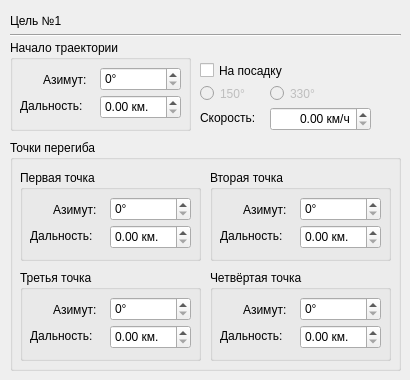
     <widget class="QWidget" name="Target1">
      <widget class="QGroupBox" name="TargetExtremums_1">
       <property name="geometry">
        <rect>
         <x>10</x>
         <y>140</y>
         <width>391</width>
         <height>231</height>
        </rect>
       </property>
       <property name="title">
        <string>Точки перегиба</string>
       </property>
       <widget class="QGroupBox" name="TargetExtremumFirst_1">
        <property name="geometry">
         <rect>
          <x>10</x>
          <y>30</y>
          <width>181</width>
          <height>91</height>
         </rect>
        </property>
        <property name="title">
         <string>Первая точка</string>
        </property>
        <widget class="QLabel" name="LabelTargetAzimuthFinish_1">
         <property name="geometry">
          <rect>
           <x>33</x>
           <y>32</y>
           <width>57</width>
           <height>15</height>
          </rect>
         </property>
         <property name="text">
          <string>Азимут:</string>
         </property>
        </widget>
        <widget class="QSpinBox" name="TargetAzimuthExtremumFirst_1">
         <property name="geometry">
          <rect>
           <x>90</x>
           <y>27</y>
           <width>81</width>
           <height>24</height>
          </rect>
         </property>
         <property name="suffix">
          <string>°</string>
         </property>
        </widget>
        <widget class="QLabel" name="LabelTargetRangeFinish_1">
         <property name="geometry">
          <rect>
           <x>10</x>
           <y>58</y>
           <width>71</width>
           <height>16</height>
          </rect>
         </property>
         <property name="text">
          <string>Дальность:</string>
         </property>
        </widget>
        <widget class="QDoubleSpinBox" name="TargetRangeExtremumFirst_1">
         <property name="geometry">
          <rect>
           <x>90</x>
           <y>55</y>
           <width>81</width>
           <height>24</height>
          </rect>
         </property>
         <property name="suffix">
          <string> км.</string>
         </property>
        </widget>
       </widget>
       <widget class="QGroupBox" name="TargetExtremumSecond_1">
        <property name="geometry">
         <rect>
          <x>200</x>
          <y>30</y>
          <width>181</width>
          <height>91</height>
         </rect>
        </property>
        <property name="title">
         <string>Вторая точка</string>
        </property>
        <widget class="QLabel" name="LabelTargetAzimuthFinish_2">
         <property name="geometry">
          <rect>
           <x>33</x>
           <y>32</y>
           <width>57</width>
           <height>15</height>
          </rect>
         </property>
         <property name="text">
          <string>Азимут:</string>
         </property>
        </widget>
        <widget class="QSpinBox" name="TargetAzimuthExtremumSecond_1">
         <property name="geometry">
          <rect>
           <x>90</x>
           <y>27</y>
           <width>81</width>
           <height>24</height>
          </rect>
         </property>
         <property name="suffix">
          <string>°</string>
         </property>
        </widget>
        <widget class="QLabel" name="LabelTargetRangeFinish_2">
         <property name="geometry">
          <rect>
           <x>10</x>
           <y>58</y>
           <width>71</width>
           <height>16</height>
          </rect>
         </property>
         <property name="text">
          <string>Дальность:</string>
         </property>
        </widget>
        <widget class="QDoubleSpinBox" name="TargetRangeExtremumSecond_1">
         <property name="geometry">
          <rect>
           <x>90</x>
           <y>55</y>
           <width>81</width>
           <height>24</height>
          </rect>
         </property>
         <property name="suffix">
          <string> км.</string>
         </property>
        </widget>
       </widget>
       <widget class="QGroupBox" name="TargetExtremumThird">
        <property name="geometry">
         <rect>
          <x>10</x>
          <y>130</y>
          <width>181</width>
          <height>91</height>
         </rect>
        </property>
        <property name="title">
         <string>Третья точка</string>
        </property>
        <widget class="QLabel" name="LabelTargetAzimuthFinish_3">
         <property name="geometry">
          <rect>
           <x>33</x>
           <y>32</y>
           <width>57</width>
           <height>15</height>
          </rect>
         </property>
         <property name="text">
          <string>Азимут:</string>
         </property>
        </widget>
        <widget class="QSpinBox" name="TargetAzimuthExtremumThird_1">
         <property name="geometry">
          <rect>
           <x>90</x>
           <y>27</y>
           <width>81</width>
           <height>24</height>
          </rect>
         </property>
         <property name="suffix">
          <string>°</string>
         </property>
        </widget>
        <widget class="QLabel" name="LabelTargetRangeFinish_3">
         <property name="geometry">
          <rect>
           <x>10</x>
           <y>58</y>
           <width>71</width>
           <height>16</height>
          </rect>
         </property>
         <property name="text">
          <string>Дальность:</string>
         </property>
        </widget>
        <widget class="QDoubleSpinBox" name="TargetRangeExtremumThird_1">
         <property name="geometry">
          <rect>
           <x>90</x>
           <y>55</y>
           <width>81</width>
           <height>24</height>
          </rect>
         </property>
         <property name="suffix">
          <string> км.</string>
         </property>
        </widget>
       </widget>
       <widget class="QGroupBox" name="TargetExtremumFourth">
        <property name="geometry">
         <rect>
          <x>200</x>
          <y>130</y>
          <width>181</width>
          <height>91</height>
         </rect>
        </property>
        <property name="title">
         <string>Четвёртая точка</string>
        </property>
        <widget class="QLabel" name="LabelTargetAzimuthFinish_4">
         <property name="geometry">
          <rect>
           <x>33</x>
           <y>32</y>
           <width>57</width>
           <height>15</height>
          </rect>
         </property>
         <property name="text">
          <string>Азимут:</string>
         </property>
        </widget>
        <widget class="QSpinBox" name="TargetAzimuthExtremumFourth_1">
         <property name="geometry">
          <rect>
           <x>90</x>
           <y>27</y>
           <width>81</width>
           <height>24</height>
          </rect>
         </property>
         <property name="suffix">
          <string>°</string>
         </property>
        </widget>
        <widget class="QLabel" name="LabelTargetRangeFinish_4">
         <property name="geometry">
          <rect>
           <x>10</x>
           <y>58</y>
           <width>71</width>
           <height>16</height>
          </rect>
         </property>
         <property name="text">
          <string>Дальность:</string>
         </property>
        </widget>
        <widget class="QDoubleSpinBox" name="TargetRangeExtremumFourth_1">
         <property name="geometry">
          <rect>
           <x>90</x>
           <y>55</y>
           <width>81</width>
           <height>24</height>
          </rect>
         </property>
         <property name="suffix">
          <string> км.</string>
         </property>
        </widget>
       </widget>
      </widget>
      <widget class="QGroupBox" name="TargetStart_1">
       <property name="geometry">
        <rect>
         <x>10</x>
         <y>40</y>
         <width>181</width>
         <height>91</height>
        </rect>
       </property>
       <property name="title">
        <string>Начало траектории</string>
       </property>
       <widget class="QLabel" name="LabelTargetAzimuthStart_1">
        <property name="geometry">
         <rect>
          <x>33</x>
          <y>32</y>
          <width>57</width>
          <height>15</height>
         </rect>
        </property>
        <property name="text">
         <string>Азимут:</string>
        </property>
       </widget>
       <widget class="QSpinBox" name="TargetAzimuthStart_1">
        <property name="geometry">
         <rect>
          <x>90</x>
          <y>27</y>
          <width>81</width>
          <height>24</height>
         </rect>
        </property>
        <property name="suffix">
         <string>°</string>
        </property>
       </widget>
       <widget class="QLabel" name="LabelTargetRangeStart_1">
        <property name="geometry">
         <rect>
          <x>10</x>
          <y>58</y>
          <width>71</width>
          <height>16</height>
         </rect>
        </property>
        <property name="text">
         <string>Дальность:</string>
        </property>
       </widget>
       <widget class="QDoubleSpinBox" name="TargetRangeStart_1">
        <property name="geometry">
         <rect>
          <x>90</x>
          <y>55</y>
          <width>81</width>
          <height>24</height>
         </rect>
        </property>
        <property name="suffix">
         <string> км.</string>
        </property>
       </widget>
      </widget>
      <widget class="QCheckBox" name="TargetGoHome_1">
       <property name="geometry">
        <rect>
         <x>200</x>
         <y>60</y>
         <width>91</width>
         <height>21</height>
        </rect>
       </property>
       <property name="text">
        <string>На посадку</string>
       </property>
      </widget>
      <widget class="QLabel" name="label">
       <property name="geometry">
        <rect>
         <x>10</x>
         <y>10</y>
         <width>91</width>
         <height>21</height>
        </rect>
       </property>
       <property name="text">
        <string>Цель №1</string>
       </property>
      </widget>
      <widget class="Line" name="line">
       <property name="geometry">
        <rect>
         <x>10</x>
         <y>27</y>
         <width>391</width>
         <height>16</height>
        </rect>
       </property>
       <property name="orientation">
        <enum>Qt::Horizontal</enum>
       </property>
      </widget>
      <widget class="QDoubleSpinBox" name="TargetSpeed_1">
       <property name="geometry">
        <rect>
         <x>270</x>
         <y>107</y>
         <width>101</width>
         <height>24</height>
        </rect>
       </property>
       <property name="alignment">
        <set>Qt::AlignRight|Qt::AlignTrailing|Qt::AlignVCenter</set>
       </property>
       <property name="suffix">
        <string> км/ч</string>
       </property>
      </widget>
      <widget class="QLabel" name="LabelSpeedTarget_1">
       <property name="geometry">
        <rect>
         <x>200</x>
         <y>110</y>
         <width>71</width>
         <height>16</height>
        </rect>
       </property>
       <property name="text">
        <string>Скорость:</string>
       </property>
      </widget>
      <widget class="QRadioButton" name="TargetGoHome150_1">
       <property name="enabled">
        <bool>false</bool>
       </property>
       <property name="geometry">
        <rect>
         <x>200</x>
         <y>83</y>
         <width>51</width>
         <height>21</height>
        </rect>
       </property>
       <property name="text">
        <string>150°</string>
       </property>
      </widget>
      <widget class="QRadioButton" name="TargetGoHome330_1">
       <property name="enabled">
        <bool>false</bool>
       </property>
       <property name="geometry">
        <rect>
         <x>270</x>
         <y>83</y>
         <width>51</width>
         <height>21</height>
        </rect>
       </property>
       <property name="text">
        <string>330°</string>
       </property>
      </widget>
     </widget>
